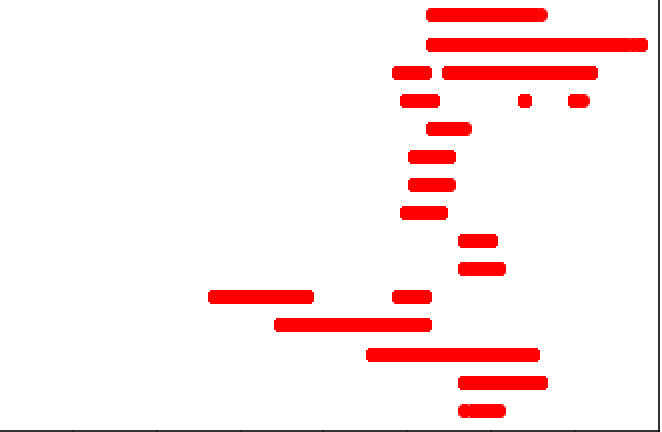
#> input picture Project4_Blind/letter.png, 662 x 432 px
$ python machineletters.py
#> lines starting #> are read from the running program, lines starting #| are printed output that depends on the picture
#!/usr/bin/env python3
# -*- coding: utf-8 -*-
"""
Created on Wed Feb 12 09:07:16 2020

@author: priyamisner
"""


import cv2
import numpy as np
import pytesseract
from PIL import Image


def work(image):
#> called with image = './letter.png'
    lastresult = ''
    image = cv2.imread(image)
#> image is the input picture: shape (432, 662, 3); mean B, G, R 234.9, 234.9, 253.4

    img = cv2.cvtColor(image, cv2.COLOR_BGR2GRAY)
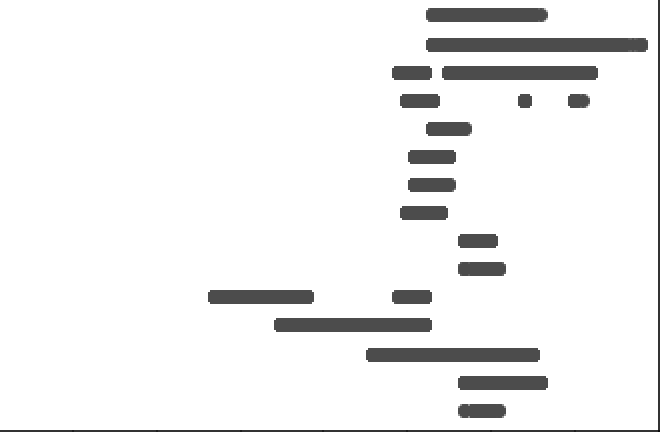
#> img: shape (432, 662); min 11, max 255, mean 240.4

    kernel = np.ones((1, 1), np.uint8)
    img = cv2.dilate(img, kernel, iterations=1)
    img = cv2.erode(img, kernel, iterations=1)
    tessdata_dir_config = '--tessdata-dir "/home/rvq/github/tesseract/tessdata/" --psm 10  --oem 2 '
    arr = Image.fromarray(img)
#> (the run stopped early here; a loop or call above may not have finished)
